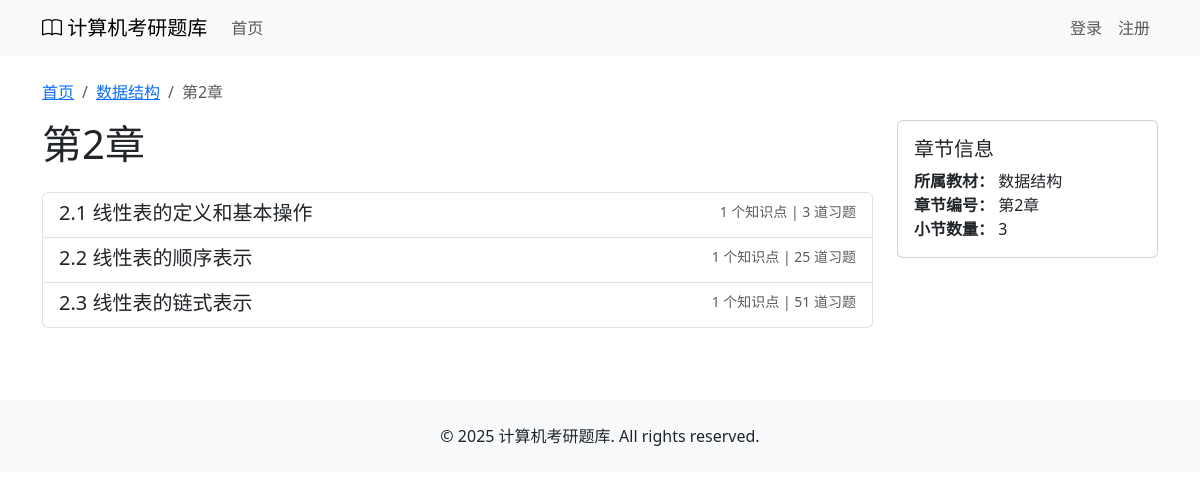
Screenshot of /chapter/1/ with the database file from the repository.
### courses/models.py (models this page shows, shortened)
class Chapter(models.Model):
    book = models.ForeignKey(Book, on_delete=models.CASCADE, related_name='chapters', verbose_name='所属书籍')
    number = models.IntegerField(verbose_name='章节号')
    title = models.CharField(max_length=200, verbose_name='章节标题')
    introduction = models.TextField(blank=True, verbose_name='章节介绍')
    class Meta:
        verbose_name = '章节'
        verbose_name_plural = verbose_name
        ordering = ['number']

class Book(models.Model):
    title = models.CharField(max_length=100, verbose_name='书名')
    description = models.TextField(blank=True, verbose_name='描述')
    cover_image = models.ImageField(upload_to='book_covers/', blank=True, verbose_name='封面图片')
    class Meta:
        verbose_name = '书籍'
        verbose_name_plural = verbose_name

class Section(models.Model):
    SECTION_TYPES = (
        ('content', '内容小节'),
        ('introduction', '章节介绍'),
        ('summary', '章节小结'),
        ('faq', '常见问题/疑难点'),
        ('other', '其他'),
    )
    chapter = models.ForeignKey(Chapter, on_delete=models.CASCADE, related_name='sections', verbose_name='所属章节')
    number = models.CharField(max_length=10, verbose_name='小节号')  # 如1.1, 1.2等
    title = models.CharField(max_length=200, verbose_name='小节标题')
    section_type = models.CharField(max_length=20, choices=SECTION_TYPES, default='content', verbose_name='小节类型')
    content = models.TextField(blank=True, verbose_name='小节内容 (Markdown)')
    class Meta:
        verbose_name = '小节'
        verbose_name_plural = verbose_name
        ordering = ['number']

### courses/views.py (the view)
# urls.py: path('chapter/<int:chapter_id>/', views.chapter_detail, name='chapter_detail'),
def chapter_detail(request, chapter_id):
    chapter = get_object_or_404(Chapter, id=chapter_id)
    sections = chapter.sections.all().order_by('number')
    filtered_sections_count = 0
    for section in sections:
        if section.title != "章节介绍" and section.number != f"{chapter.number}.0":
            filtered_sections_count += 1
    return render(request, 'courses/chapter_detail.html', {
        'chapter': chapter,
        'sections': sections,
        'filtered_sections_count': filtered_sections_count
    })

### courses/templates/courses/chapter_detail.html (shortened to what this page needs)
{% extends 'courses/base.html' %}
{% load markdownify %}
{% block content %}
<nav aria-label="breadcrumb">
    <ol class="breadcrumb">
        <li class="breadcrumb-item"><a href="{% url 'courses:index' %}">首页</a></li>
        <li class="breadcrumb-item"><a href="{% url 'courses:book_detail' chapter.book.id %}">{{ chapter.book.title }}</a></li>
        <li class="breadcrumb-item active">{{ chapter.title }}</li>
    </ol>
</nav>
<div class="row">
    <div class="col-md-9">
        <h1 class="mb-4">{{ chapter.title }}</h1>
        <div class="list-group">
            {% for section in sections %}
            {% if section.title != "章节介绍" and section.number != chapter.number|stringformat:".1f"|add:".0" %}
            <a href="{% url 'courses:section_detail' section.id %}" class="list-group-item list-group-item-action">
                <div class="d-flex w-100 justify-content-between">
                    <h5 class="mb-1">{{ section.number }} {{ section.title }}</h5>
                    <small class="text-muted">
                        {{ section.knowledge_points.count }} 个知识点 |
                        {{ section.exercises.count }} 道习题
                    </small>
                </div>
            </a>
            {% endif %}
            {% endfor %}
        </div>
    </div>
    <div class="col-md-3">
        <div class="card sticky-top" style="top: 0;">
            <div class="card-body">
                <h5 class="card-title">章节信息</h5>
                <p class="card-text">
                    <strong>所属教材：</strong> {{ chapter.book.title }}<br>
                    <strong>章节编号：</strong> 第{{ chapter.number }}章<br>
                    <strong>小节数量：</strong> {{ filtered_sections_count }}
                </p>
            </div>
        </div>
    </div>
</div>
{% endblock %}

### courses/templates/courses/base.html (style rules this page uses)
.card { transition: transform 0.2s; margin-bottom: 20px; }

### rows the page displays
Chapter: book "数据结构", title "第2章", number "2"
Section: number "2.1", title "线性表的定义和基本操作", knowledge_points.count "1", exercises.count "3"
Section: number "2.2", title "线性表的顺序表示", knowledge_points.count "1", exercises.count "25"
Section: number "2.3", title "线性表的链式表示", knowledge_points.count "1", exercises.count "51"

### other values shown
{{ filtered_sections_count }} "3"
